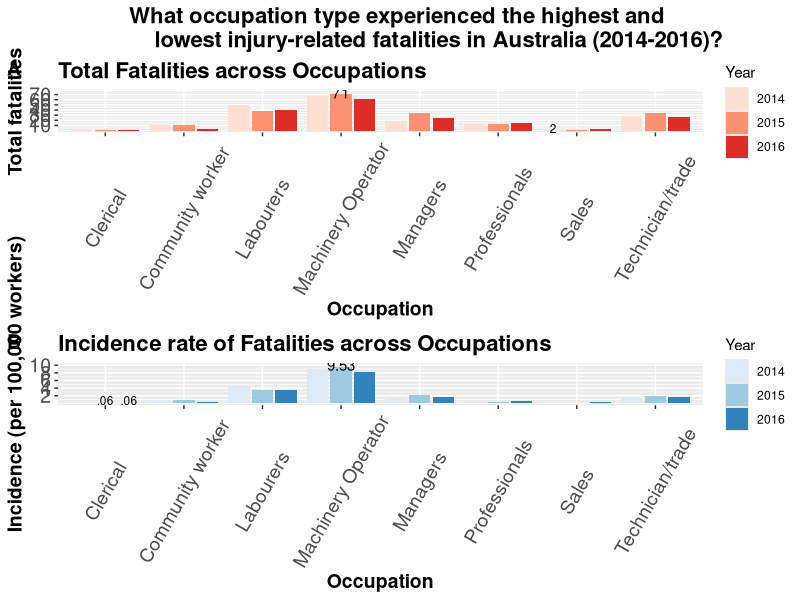

This chart was generated by the following R code:
## ---- chunk 1
library(readxl)
library(openxlsx)
library(tidyr)
library(dplyr)
library(ggplot2)
library(reshape2)
library(RColorBrewer)
library(cowplot)
library(formatR)
library(knitr)
opts_chunk$set(tidy.opts=list(width.cutoff=60),tidy=TRUE)
## ---- chunk 2
injuries <- read_excel("traumatic_injuries.xlsx", range = "A5:K57")
total_fatalities <- injuries[,1:6]
colnames(total_fatalities) <- c("Occupation", total_fatalities[1, 2:6])
total_fatalities <- total_fatalities[-1,]

#Take only last three years statistics and only the occupation groups
total_subset <- total_fatalities %>% select(Occupation, `2014`, `2015`, `2016`)
total_groups <- total_subset %>% filter(Occupation %in% c("Machinery Operators and Drivers", "Labourers", "Technicians and Trades Workers", "Managers", "Professionals", "Community and Personal Service Workers", "Sales Workers", "Clerical and Administrative Workers"))

#Convert from wide to long format data
total_groups <- reshape2::melt(total_groups, id.vars ="Occupation", variable.name = "Year", value.name = "Total fatalities")

## ---- chunk 3
#take last 3 years of incidence statistics
incidence <- injuries[,c(1, 9:11)]
colnames(incidence) <- c("Occupation", "2014", "2015", "2016")
incidence <- incidence[-1,]

#Take only the occupation groups
incidence <- incidence %>% filter(Occupation %in% c("Machinery Operators and Drivers", "Labourers", "Technicians and Trades Workers", "Managers", "Professionals", "Community and Personal Service Workers", "Sales Workers", "Clerical and Administrative Workers"))

#Convert from wide to long format data
incidence_groups <- reshape2::melt(incidence, id.vars ="Occupation", variable.name = "Year", value.name = "Incidence rate")

## ---- chunk 4

merged_injuries <- cbind(total_groups, incidence = round(incidence_groups[,3], digits = 2))
merged_injuries$Occupation <- as.factor(merged_injuries$Occupation)
merged_injuries$Occupation <- factor(merged_injuries$Occupation, labels = c("Clerical", "Community worker", "Labourers", "Machinery Operator", "Managers", "Professionals", "Sales", "Technician/trade"))


## ---- chunk 5
#Section 1: fatalities
Fatalities <- ggplot(data = merged_injuries, aes(x = Occupation, y = `Total fatalities`), fill = Year) 

Fatalities2 <- Fatalities + geom_col(position = "dodge2", aes(fill = Year)) + theme(axis.text.x=element_text(angle = 60, vjust = 0.5)) + scale_fill_manual(values = colorRampPalette(brewer.pal(3, "Reds"))(3))

Fatalities3 <- Fatalities2 + scale_y_continuous(breaks=1:7*10)

Fatalities4 <- Fatalities3 + labs(title = "Total Fatalities across Occupations", x = "Occupation", y = "Total fatalities") + annotate("text", x = 6.7, y = 4, label = "2", size = 3, face = "bold") + annotate("text", x = 4, y = 74, label = "71") + theme(plot.title = element_text(size = 16, face = "bold"), axis.text = element_text(size = 14), axis.title = element_text(size = 14, face = "bold"))

## ---- chunk 6
#Section 2: incidence
Incidence <- ggplot(data = merged_injuries, aes(x = Occupation, y = incidence), fill = Year) 

Incidence2 <- Incidence + geom_col(position = "dodge2", aes(fill = Year)) + theme(axis.text.x=element_text(angle = 60, vjust = 0.5)) + scale_fill_manual(values = colorRampPalette(brewer.pal(3, "Blues"))(3))

Incidence3 <- Incidence2 + scale_y_continuous(breaks=2*1.0:5.0)

Incidence4 <- Incidence3 + labs(title = "Incidence rate of Fatalities across Occupations", x = "Occupation", y = "Incidence (per 100,000 workers)") + annotate("text", x = c(1.0,1.3), y = c(.75,0.75), label = c(".06", ".06"), size = 3, face = "bold") + annotate("text", x = 4, y = 10, label = "9.53", size = 3.8) + theme(plot.title = element_text(size = 16, face = "bold"), axis.text = element_text(size = 14), axis.title = element_text(size = 14, face = "bold"))

## ---- chunk 7

title_theme <- ggdraw() +
  draw_label("What occupation type experienced the highest and 
             lowest injury-related fatalities in Australia (2014-2016)?",
             fontface = "bold", size = 16)

p <- plot_grid(Fatalities4,
          Incidence4,
          labels = c('A', 'B'),
          nrow = 2)

plot_grid(title_theme, p, ncol = 1, rel_heights = c(0.1,1))
